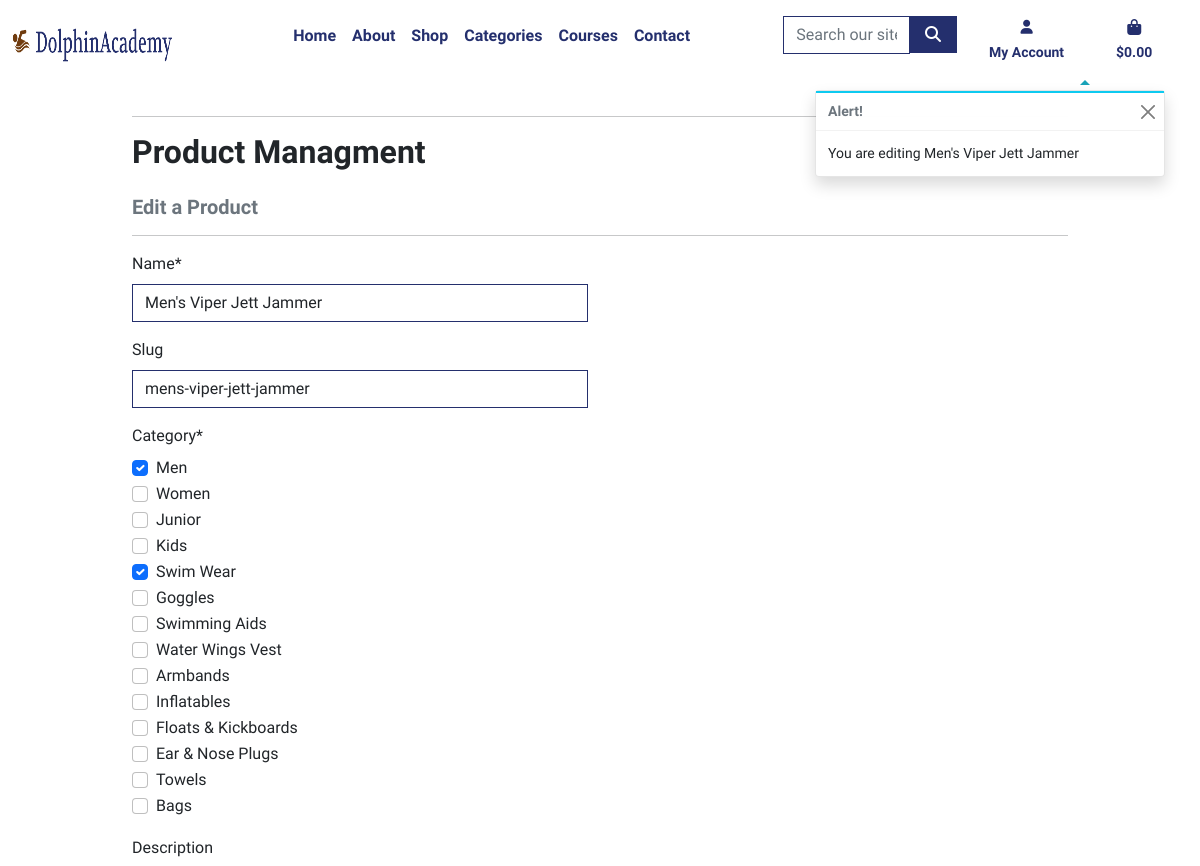
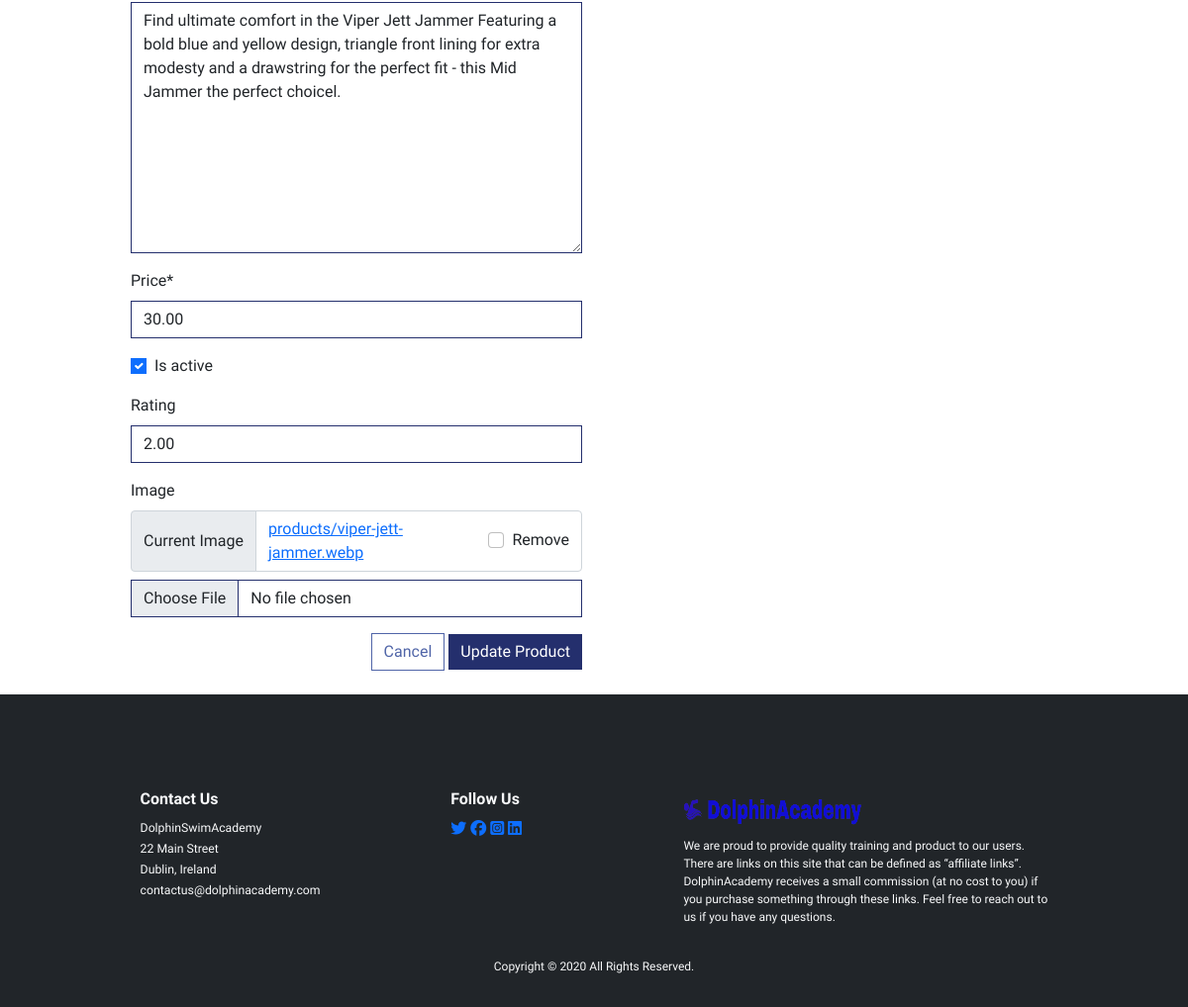
Page /products/edit/1/ (signed in) on the committed database (2 pictures, top to bottom).
### products/models.py (models this page shows, shortened)
class Product(models.Model):
    class Meta:
        verbose_name = 'Product'
        verbose_name_plural = 'Products'
    name = models.CharField(
        max_length=254,
        unique=True
    )
    description = models.TextField(
        max_length=1256,
        blank=True,
        null=True
    )
    category = models.ManyToManyField(
        Category
    )
    image = models.ImageField(
        upload_to='products/',
        null=True,
        blank=True
    )
    rating = models.DecimalField(
        max_digits=6,
        decimal_places=2,
        null=True,
        blank=True
    )
    size = models.ManyToManyField(
        Size,
        max_length=254,
        through='Inventory',
        null=True,
        blank=True,
        related_name='products'
    )
    is_active = models.BooleanField(
        default=False
    )
    price = models.DecimalField(
        max_digits=5,
        decimal_places=2
    )
    slug = models.SlugField(
        blank=True,
        null=True
    )
    def get_categories(self):
        """
        Returns the product categories list
        Args:
            self (object): self.
        Returns:
            product categories list
        """
        return "\n".join([cat.name for cat in self.category.all()])
    get_categories.short_description = "Categories"
    def get_product_size(self):
        """
        Returns the product size list
        Args:
            self (object): self.
        Returns:
            product size list
        """
        return "\n".join([size.name for size in self.size.all()])
    get_product_size.short_description = "size"

### products/views.py (the view)
@login_required
def product_edit(request, product_id):
    if not request.user.is_superuser:
        messages.error(request, f"Sorry, You are not autherized to perform this action")
        return redirect(reverse('home'))
    product = get_object_or_404(Product, pk=product_id)
    if request.method == 'POST':
        form = ProductForm(request.POST, request.FILES, instance=product)
        if form.is_valid():
            form.save()
            messages.success(request, f"Successfully updated the product")
            return redirect(reverse('product_detail', args=[product.id]))
        else:
            messages.error(
                request,
                f"Failed to update the product.Plesae ensure the form is valid"
            )
    else:
        form = ProductForm(instance=product)
        messages.info(request, f"You are editing {product.name}")
    template = 'products/product_edit.html'
    context = {
        'product': product,
        'form': form
    }
    return render(request, template, context=context)

### products/forms.py
class ProductForm(forms.ModelForm):
    class Meta:
        model = Product
        fields = [
            'name',
            'slug',
            'category',
            'description',
            'price',
            'is_active',
            'rating',
            'image'
        ]
    def __init__(self, *args, **kwargs):
        super().__init__(*args, **kwargs)
        for filed_name, field in self.fields.items():
            field.widget.attrs['class'] = 'border-ocean-blue rounded-0'
    category = CustomMMCF(
        queryset=Category.objects.all(),
        widget=forms.CheckboxSelectMultiple
    )
    image = forms.ImageField(
        label='Image',
        required=False,
        widget=CustomClearableFileInput
    )

### bag/contexts.py (called while the page is built, shortened)
def bag_contents(request):
    bag_items = []
    total = 0
    product_count = 0
    bag = request.session.get('bag', {})
    if total < settings.FREE_DELIVERY_THRESHOLD:
        delivery = round(total * Decimal(settings.STANDARD_DELIVERY_PERCENTAGE / 100), 2)
        free_delivery_delta = settings.FREE_DELIVERY_THRESHOLD - total
    else:
        delivery = 0
        free_delivery_delta = 0
    grand_total = total + delivery
    context = {
        'total': total,
        'grand_total': grand_total,
        'delivery': delivery,
        'free_delivery_delta': free_delivery_delta,
        'bag_items': bag_items,
        'free_delivery_threshold': settings.FREE_DELIVERY_THRESHOLD,
        'product_count': product_count
    }
    return context

### products/forms.py (called while the page is built)
    def label_from_instance(self, member):
        return member.get_friendly_name()

### products/models.py (called while the page is built)
    def get_friendly_name(self):
        return self.friendly_name

### products/templates/products/product_edit.html (shortened to what this page needs)
{% extends 'base.html' %}
{% load static %}
{% load bag_tools %}
{% block extra_css %}
    <link rel="stylesheet" href="{% static 'checkout/css/checkout.css' %}">
{% endblock %}
{% block page_header %}
    <div class="container header-container">
    </div>
{% endblock %}
{% block content %}
    <div class="container">
        <div class="row">
            <div class="col">
                <hr>
                <h2 class="logo-font mb-4">Product Managment</h2>
                <h5 class="text-muted">Edit a Product</h5>
                <hr>
            </div>
        </div>
        <div class="row">
            <div class="col col-md-6">
                <form  class="form mb-4" action="{% url 'product_edit' product.id %}" method="POST" enctype="multipart/form-data">
                    {{ form|crispy }}
                    <div class="text-end">
                        <a class="btn btn-outline-light-blue rounded-0" href="{% url 'products' %}">Cancel</a>
                        <button class="btn rounded-0 btn-ocean-blue" type="submit">Update Product</button>
                    </div>
                </form>
            </div>
        </div>
    </div>
{% endblock %}

### static/css/base.css (style rules this page uses)
:root { --body-font:'Urbanist', sans-serif; --body-weight: 400; --heading-weight: 600; --heading-font: 'Urbanist', sans-serif; --nav-color:#1FD6FF; --light-blue:#5065A8; --light-ocean-blue:rgba(36,47,109,0.8); --ocean-blue:#242f6d; --nav-font-weight:800; --text-color:#0000; --button-brown-color:#663103; --button-brown-hover-color:#663103b4; --theme-1:#015E73; --theme-2:#BF5C04; --theme-3:#049DBF; }
html { height: 100%; }
body { height:100%; display:flex; flex-direction:column; padding: 0; margin:0; font-family: var(--body-font); font-weight: var(--body-weight); }
h1, h2, h3, h4, h5, h6 { font-weight: var(--heading-weight); }
.border-ocean-blue { border: 1px solid var(--ocean-blue); }
.btn-outline-light-blue { background-color: white; color: var(--light-blue); border: solid 1px var(--light-blue) ; }
.btn-ocean-blue { background-color: var(--ocean-blue); color: white; border:var(--ocean-blue); }
.header-container { padding-top: 100px; }
@media (min-width: 1200px) { .container { max-width: 80%; } }

### rows in the picture
Product: name "Men's Viper Jett Jammer", slug "mens-viper-jett-jammer", description "Find ultimate comfort in the Viper Jett Jammer Featuring a bold blue and yellow design, triangle front lining for extra modesty and a drawstring for the perfect fit - this Mid Jammer the perfect choicel.", price "30.00", is_active "☑", rating "2.00"

### other values in the picture
{{ message }} "You are editing Men's Viper Jett Jammer"
